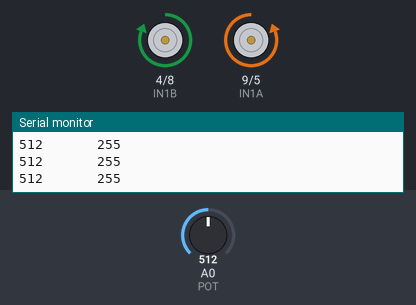
Recording of a sketch running on a simulated Arduino Uno, built with avr-gcc and run on an emulated ATmega328P. Shown: motor-driver pin pairs drawn as motors (green arrow = first pin HIGH = forward, orange = second pin HIGH = backward, longer = more drive, scaled by the enable pin), the last lines printed to the serial monitor. Inputs (shaded band) come from the test bench; at power-on: A0 (POT) = 512.

Above: at 1.2 s.
1.3 s: A0 (POT) set to 792
2.8 s: A0 (POT) set to 807
At 4.0 s:
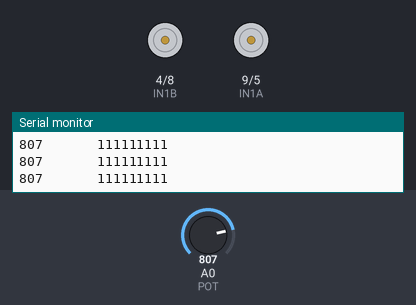
4.3 s: A0 (POT) set to 306
At 5.3 s:
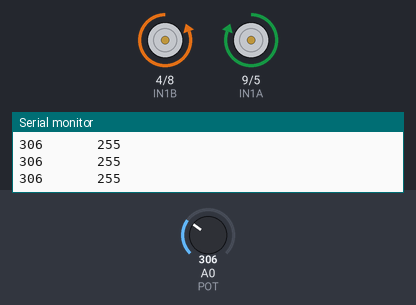
5.8 s: A0 (POT) set to 434
8.8 s: A0 (POT) set to 449
At 10.0 s:
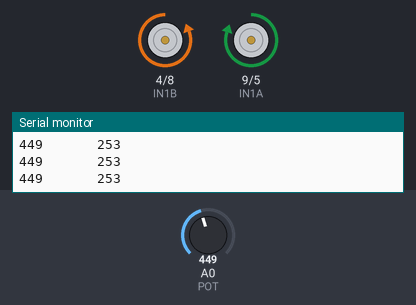
10.3 s: A0 (POT) set to 810
At 10.9 s:
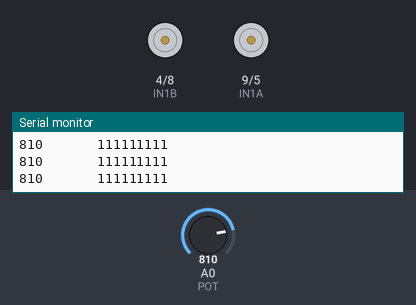
Timing chart, 0 to 12.8 s (numbered marks = the images above; inputs shaded):
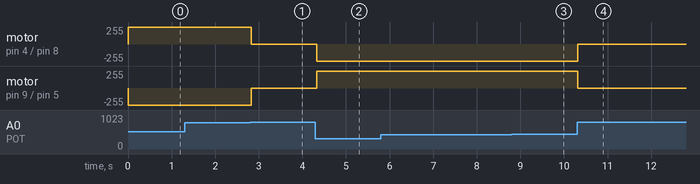

Measured:
- the behaviour switches between 799 and 800 on A0 (POT) (found by bisection; images 0 and 1)
- after the input at 2.8 s, motor on pin 4 (IN1B) / pin 8 (IN2B): forward 255/255 → stopped at once; motor on pin 9 (IN1A) / pin 5 (IN2A): backward 255/255 → stopped at once
- after the input at 4.3 s, motor on pin 4 (IN1B) / pin 8 (IN2B): stopped → backward 255/255 at once; motor on pin 9 (IN1A) / pin 5 (IN2A): stopped → forward 255/255 at once
- after the input at 8.8 s, motor on pin 9 (IN1A) / pin 5 (IN2A): forward 255/255 → forward 253/255 at once
- after the input at 10.3 s, motor on pin 4 (IN1B) / pin 8 (IN2B): backward 255/255 → stopped at once; motor on pin 9 (IN1A) / pin 5 (IN2A): forward 253/255 → stopped at once

The sketch:

ver1.ino
```cpp
#define IN1A 9
#define IN1B 4
#define PWM1 2
#define IN2A 5
#define IN2B 8
#define PWM2 3
#define POT 0

int errorcw = 0;
int errorccw = 0;
int correction = 0;
double kp = 20;
double ki = 1.5;
double kd = 0.5
            ;
int PID = 0;
int error = 0;
int last_error = 0;
int angle = 0;
int sp = 460;

void setup()
{
  Serial.begin(9600);
  pinMode(IN1A, OUTPUT);
  pinMode(IN1B, OUTPUT);
  pinMode(PWM1, OUTPUT);
  pinMode(IN2A, OUTPUT);
  pinMode(IN2B, OUTPUT);
  pinMode(PWM2, OUTPUT);
  pinMode(POT, INPUT);

}

int calcPid(int error)
{
  PID = (kp * (error)) + (ki * (error + last_error)) + (kd * (error - last_error));
  last_error = error;
  PID = constrain(PID, 0, 255);
  //return (60 + ((PID*195)/255));
  //constrain() rang buoc, PID = PID neu PID thuoc [0,255], PID < 0 thi PID = 0, PID > 255 thi PID = 255
  return PID;
}

void loop()
{
  char buffer[5];
  angle = analogRead(POT);
  Serial.print(itoa((angle), buffer, 10));
  Serial.print("       ");
//  Serial.println(calcPid(sp - angle));
  if (angle >= 800 || angle <= 20 || (angle >= sp - 2 && angle <= sp + 2)) {
    Serial.println("111111111");
    digitalWrite(IN2A, LOW);
    digitalWrite(IN2B, LOW);
    digitalWrite(IN1A, LOW);
    digitalWrite(IN1B, LOW);
  }
  else {
    if (angle < sp - 2)
    {
      errorcw = (sp - angle);
      correction = calcPid(errorcw);
      analogWrite(PWM1, correction);
      Serial.println(correction);
      digitalWrite(IN2A, LOW);
      digitalWrite(IN2B, HIGH);
      analogWrite(PWM2, correction);
      digitalWrite(IN1A, HIGH);
      digitalWrite(IN1B, LOW);
    }
    if (angle > sp + 2)
    {
      errorccw = (angle - sp);
      correction = calcPid(errorccw);

      analogWrite(PWM1, correction);
      Serial.println(correction);
      digitalWrite(IN2A, HIGH);
      digitalWrite(IN2B, LOW);
      analogWrite(PWM2, correction);
      digitalWrite(IN1A, LOW);
      digitalWrite(IN1B, HIGH);
    }
  }
  //  delay(50);
  return;
}
```
